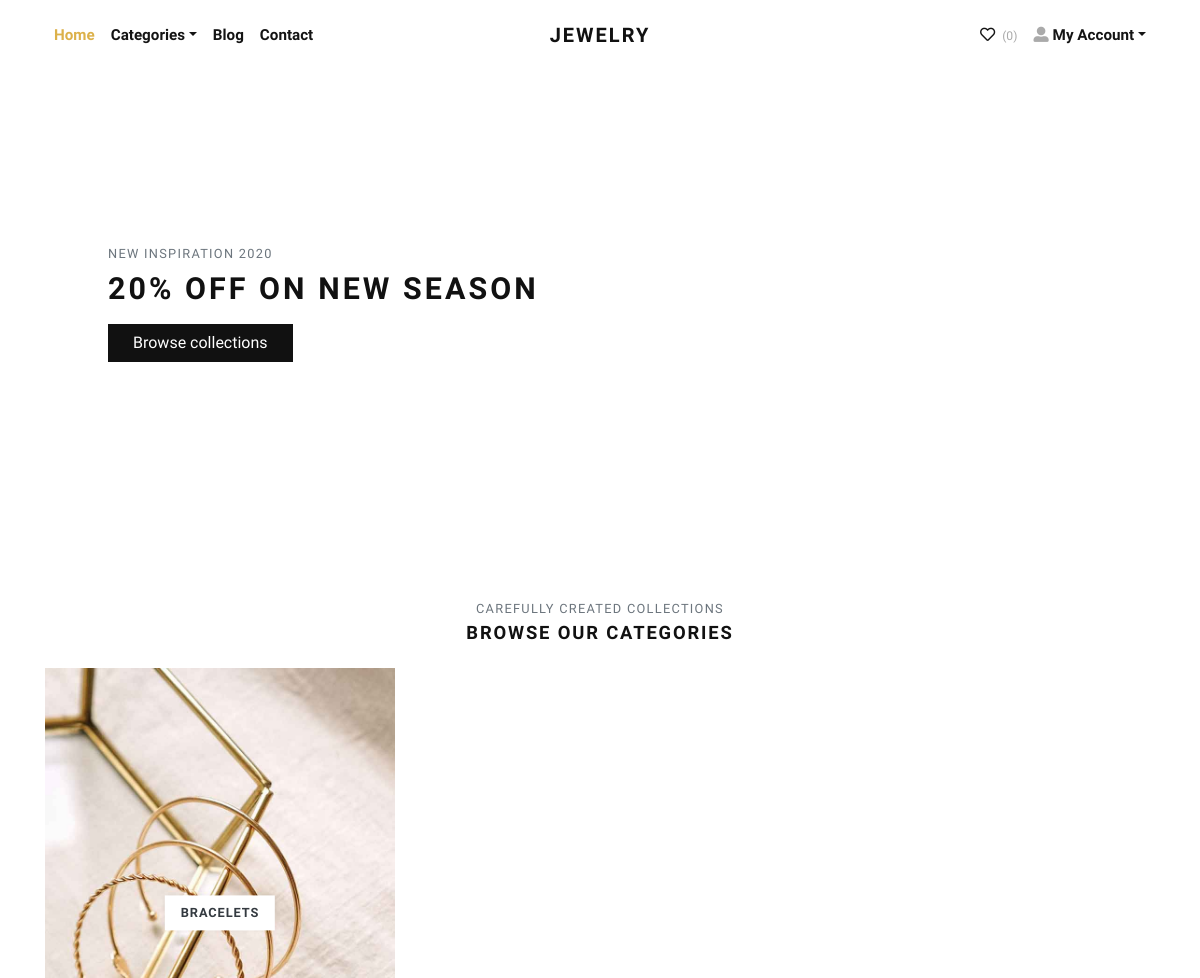
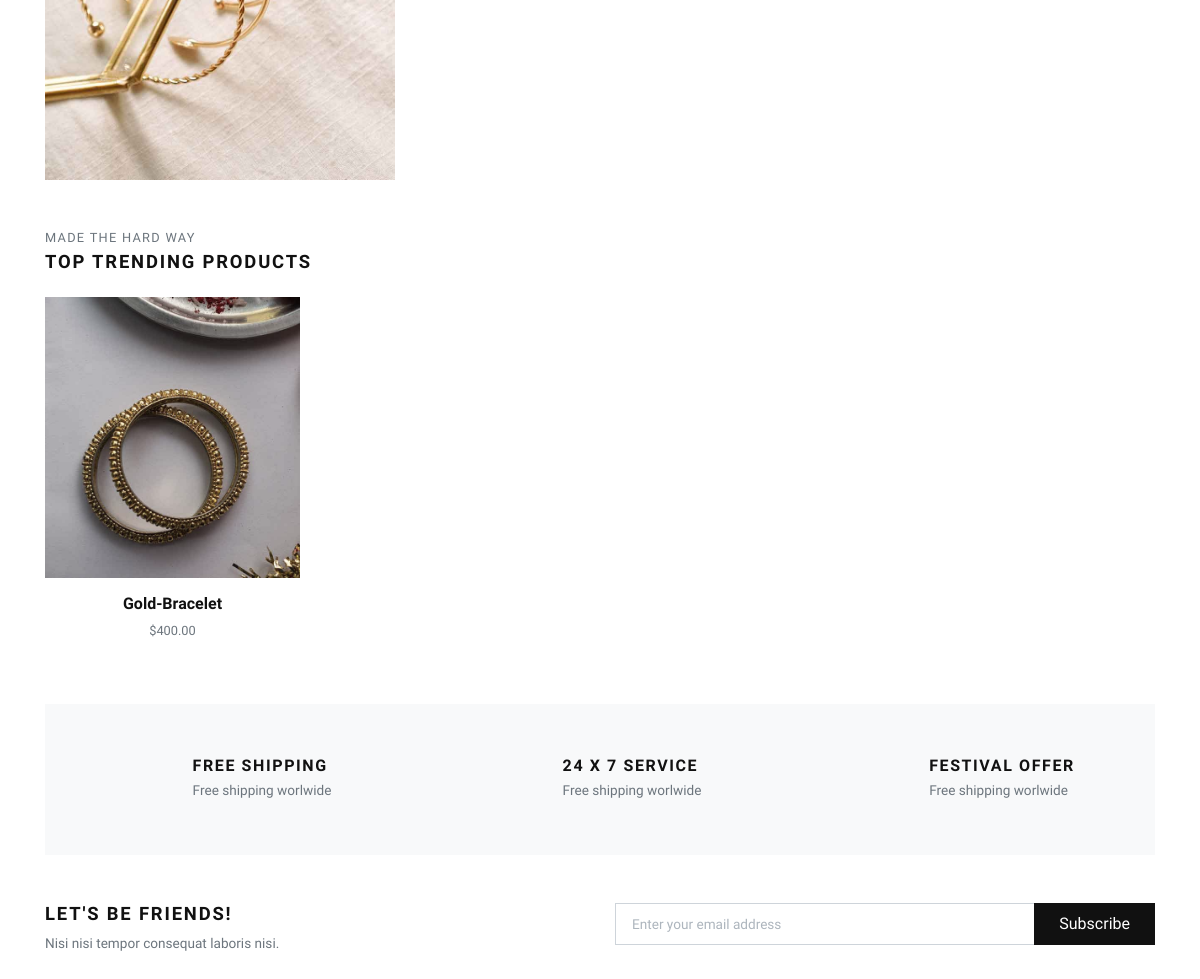
The app's page / (signed in) with its own data (2 pictures, top to bottom).
### store/models.py (models this page shows, shortened)
class Category(models.Model):
    title = models.CharField(max_length=50, verbose_name="Category Title")
    slug = models.SlugField(max_length=55, verbose_name="Category Slug")
    description = models.TextField(blank=True, verbose_name="Category Description")
    category_image = models.ImageField(upload_to='category', blank=True, null=True, verbose_name="Category Image")
    is_active = models.BooleanField(verbose_name="Is Active?")
    is_featured = models.BooleanField(verbose_name="Is Featured?")
    created_at = models.DateTimeField(auto_now_add=True, verbose_name="Created Date")
    updated_at = models.DateTimeField(auto_now=True, verbose_name="Updated Date")
    class Meta:
        verbose_name_plural = 'Categories'
        ordering = ('-created_at', )

class Product(models.Model):
    title = models.CharField(max_length=150, verbose_name="Product Title")
    slug = models.SlugField(max_length=160, verbose_name="Product Slug")
    sku = models.CharField(max_length=255, unique=True, verbose_name="Unique Product ID (SKU)")
    short_description = models.TextField(verbose_name="Short Description")
    detail_description = models.TextField(blank=True, null=True, verbose_name="Detail Description")
    product_image = models.ImageField(upload_to='product', blank=True, null=True, verbose_name="Product Image")
    price = models.DecimalField(max_digits=8, decimal_places=2)
    category = models.ForeignKey(Category, verbose_name="Product Categoy", on_delete=models.CASCADE)
    is_active = models.BooleanField(verbose_name="Is Active?")
    is_featured = models.BooleanField(verbose_name="Is Featured?")
    created_at = models.DateTimeField(auto_now_add=True, verbose_name="Created Date")
    updated_at = models.DateTimeField(auto_now=True, verbose_name="Updated Date")
    class Meta:
        verbose_name_plural = 'Products'
        ordering = ('-created_at', )

### store/views.py (the view)
# urls.py: 2. Add a URL to urlpatterns:  path('', views.home, name='home')
def home(request):
    categories = Category.objects.filter(is_active=True, is_featured=True)[:3]
    products = Product.objects.filter(is_active=True, is_featured=True)[:8]
    context = {
        'categories': categories,
        'products': products,
    }
    return render(request, 'store/index.html', context)

### templates/store/index.html (shortened to what this page needs)
{% extends 'base.html' %}
{% load static %}
      {% block content %}
      <div class="container">
        <section class="hero pb-3 bg-cover bg-center d-flex align-items-center">
          <div class="container py-5">
            <div class="row px-4 px-lg-5">
              <div class="col-lg-6">
                <p class="text-muted small text-uppercase mb-2">New Inspiration 2020</p>
                <h1 class="h2 text-uppercase mb-3">20% off on new season</h1><a class="btn btn-dark" href="{% url 'store:all-categories' %}">Browse collections</a>
              </div>
            </div>
          </div>
        </section>
        <section class="pt-5">
          <header class="text-center">
            <p class="small text-muted small text-uppercase mb-1">Carefully created collections</p>
            <h2 class="h5 text-uppercase mb-4">Browse our categories</h2>
          </header>
          <div class="row">
          {% if categories %}
            {% for category in categories %}
              <div class="col-md-4 mb-4 mb-md-0">
                <a class="category-item" href="{% url 'store:category-products' category.slug %}">
                  <strong class="category-item-title">{{ category.title }}</strong>
                </a>
              </div>
            {% endfor %}
          {% endif %}
          </div>
        </section>
        <section class="py-5">
          <header>
            <p class="small text-muted small text-uppercase mb-1">Made the hard way</p>
            <h2 class="h5 text-uppercase mb-4">Top trending products</h2>
          </header>
          <div class="row">
            {% if products %}
              {% for product in products %}
                <div class="col-xl-3 col-lg-4 col-sm-6">
                  <div class="product text-center">
                    <div class="position-relative mb-3">
                      <a class="d-block" href="{% url 'store:product-detail' product.slug %}">
                        {% if product.product_image %}
                          <img class="img-fluid w-100" src="{{ product.product_image.url }}" alt="{{product.title}}">
                        {% else %}
                          <img class="img-fluid w-100" src="{% static 'img/product-1.jpg' %}" alt="{{product.title}}">
                        {% endif %}
                      </a>
                    </div>
                    <h6> <a class="reset-anchor" href="detail.html">{{ product.title }}</a></h6>
                    <p class="small text-muted">${{product.price}}</p>
                  </div>
                </div>
              {% endfor %}
            {% endif %}
          </div>
        </section>
        <section class="py-5 bg-light">
          <div class="container">
            <div class="row text-center">
              <div class="col-lg-4 mb-3 mb-lg-0">
                <div class="d-inline-block">
                  <div class="media align-items-end">
                    <svg class="svg-icon svg-icon-big svg-icon-light">
                      <use xlink:href="#delivery-time-1"> </use>
                    </svg>
                    <div class="media-body text-left ml-3">
                      <h6 class="text-uppercase mb-1">Free shipping</h6>
                      <p class="text-small mb-0 text-muted">Free shipping worlwide</p>
                    </div>
                  </div>
                </div>
              </div>
              <div class="col-lg-4 mb-3 mb-lg-0">
                <div class="d-inline-block">
                  <div class="media align-items-end">
                    <svg class="svg-icon svg-icon-big svg-icon-light">
                      <use xlink:href="#helpline-24h-1"> </use>
                    </svg>
                    <div class="media-body text-left ml-3">
                      <h6 class="text-uppercase mb-1">24 x 7 service</h6>
                      <p class="text-small mb-0 text-muted">Free shipping worlwide</p>
                    </div>
                  </div>
                </div>
              </div>
              <div class="col-lg-4">
                <div class="d-inline-block">
                  <div class="media align-items-end">
                    <svg class="svg-icon svg-icon-big svg-icon-light">
                      <use xlink:href="#label-tag-1"> </use>
                    </svg>
                    <div class="media-body text-left ml-3">
                      <h6 class="text-uppercase mb-1">Festival offer</h6>
                      <p class="text-small mb-0 text-muted">Free shipping worlwide</p>
                    </div>
                  </div>
                </div>
              </div>
            </div>
          </div>
        </section>
        <section class="py-5">
          <div class="container p-0">
            <div class="row">
              <div class="col-lg-6 mb-3 mb-lg-0">
                <h5 class="text-uppercase">Let's be friends!</h5>
                <p class="text-small text-muted mb-0">Nisi nisi tempor consequat laboris nisi.</p>
              </div>
              <div class="col-lg-6">
                <form action="#">
                  <div class="input-group flex-column flex-sm-row mb-3">
                    <input class="form-control form-control-lg py-3" type="email" placeholder="Enter your email address" aria-describedby="button-addon2">
                    <div class="input-group-append">
                      <button class="btn btn-dark btn-block" id="button-addon2" type="submit">Subscribe</button>
                    </div>
                  </div>
                </form>
              </div>
            </div>
          </div>
        </section>
      </div>
      {% endblock content %}

### jewelryshop/static/css/style.default.css (style rules this page uses)
.text-small { font-size: 0.85rem !important; }
strong { font-weight: 700; }
.hero { min-height: 30rem; }
.category-item { display: block; position: relative; color: #343a40; transition: all 0.3s; }
.category-item-title { display: inline-block; padding: 0.5rem 1rem; background: #fff; text-transform: uppercase; letter-spacing: 0.07em; position: absolute; top: 50%; left: 50%; -webkit-transform: translate(-50%, -50%); transform: translate(-50%, -50%); box-shadow: 0 0 5px rgba(0, 0, 0, 0.07); font-size: 0.8rem; }
.product img { -webkit-filter: grayscale(40%); filter: grayscale(40%); transition: all 0.3s; }
.text-uppercase { text-transform: uppercase; letter-spacing: 0.1em; }
.bg-cover { background-size: cover !important; }
.bg-center { background-position: center center !important; }
.reset-anchor { color: inherit; transition: all 0.3s; }
.svg-icon { width: 32px; height: 32px; vertical-align: text-bottom; stroke: currentColor; stroke-width: 3; --layer1: currentColor; --layer2: currentColor; --layer3: currentColor; }
.svg-icon.svg-icon-light { stroke-width: 2; }
.svg-icon-big { width: 48px; height: 48px; }
.btn { font-weight: 400; border: 1px solid transparent; font-family: inherit; padding: 0.375rem 1.5rem; font-size: 1rem; line-height: 1.5; border-radius: 0; transition: color 0.15s ease-in-out, background-color 0.15s ease-in-out, border-color 0.15s ease-in-out, box-shadow 0.15s ease-in-out; }
.btn-dark { color: #fff; background-color: #111111; border-color: #111111; }
body { font-family: "Libre Franklin", sans-serif; font-size: 1rem; font-weight: 400; line-height: 1.5; color: #111111; background-color: #fff; }
a { color: #dcb14a; text-decoration: none; }
h1, h2, h3, h4, h5, h6, .h1, .h2, .h3, .h4, .h5, .h6 { margin-bottom: 0.5rem; font-family: inherit; font-weight: 900; line-height: 1.2; color: inherit; }
h1, .h1 { font-size: 2.2rem; }
h2, .h2 { font-size: 1.9rem; }
h5, .h5 { font-size: 1.15rem; }
h6, .h6 { font-size: 1rem; }
small, .small { font-size: 80%; font-weight: 400; }
.bg-light { background-color: #f8f9fa !important; }
.form-control { padding: 0.375rem 0.75rem; font-size: 1rem; line-height: 1.5; color: #495057; background-color: #fff; border: 1px solid #ced4da; border-radius: 0; transition: border-color 0.15s ease-in-out, box-shadow 0.15s ease-in-out; }
.form-control::placeholder { color: #adb5bd; font-size: 0.85rem; font-weight: 400; }
.form-control-lg { padding: 0.5rem 1rem; font-size: 1rem; line-height: 1.5; border-radius: 0; }

### records on screen
Category: title "BRACELETS"
Product: product_image (picture), title "Gold-Bracelet", price "400.00"
